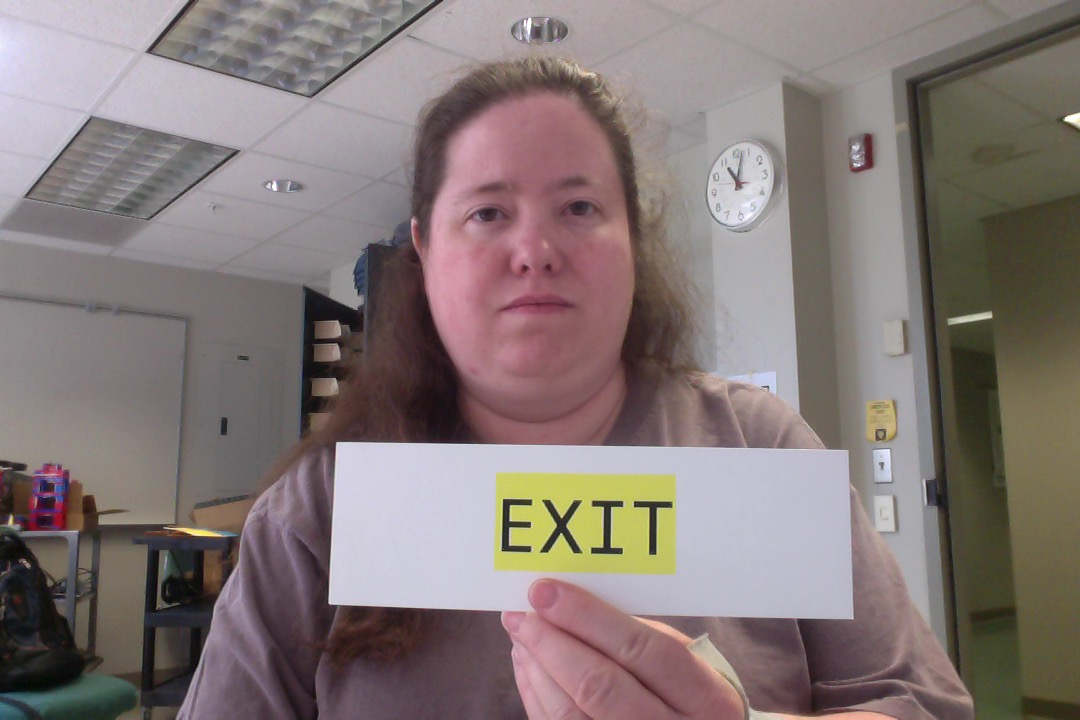
#> input picture SampleImages/CardsAndSIgns/Exit1.jpg, 1080 x 720 px, found by its file name
$ python mile2.py
#> lines starting #> are read from the running program, lines starting #| are printed output that depends on the picture; after the words box and inside, x2 and y2 are one past the last pixel; in counts of white or black regions, pixels touching at a corner belong together
from morphing import *
from matplotlib import pyplot as plt

img = cv2.imread("SampleImages/CardsandSIgns/Exit1.jpg")
#> img is the input picture: shape (720, 1080, 3); mean B, G, R 118.2, 119.8, 132
img = cv2.resize(img, (800, 500))
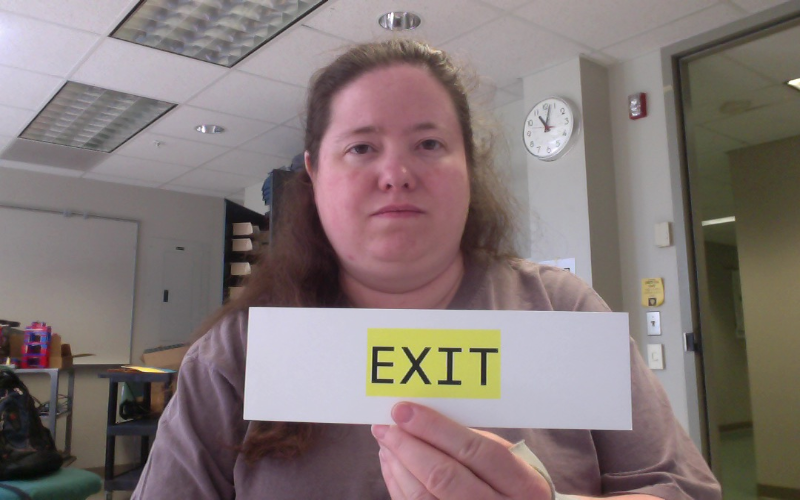
#> img: shape (500, 800, 3); mean B, G, R 118.1, 119.7, 131.9
grayimg = cv2.cvtColor(img, cv2.COLOR_BGR2GRAY)
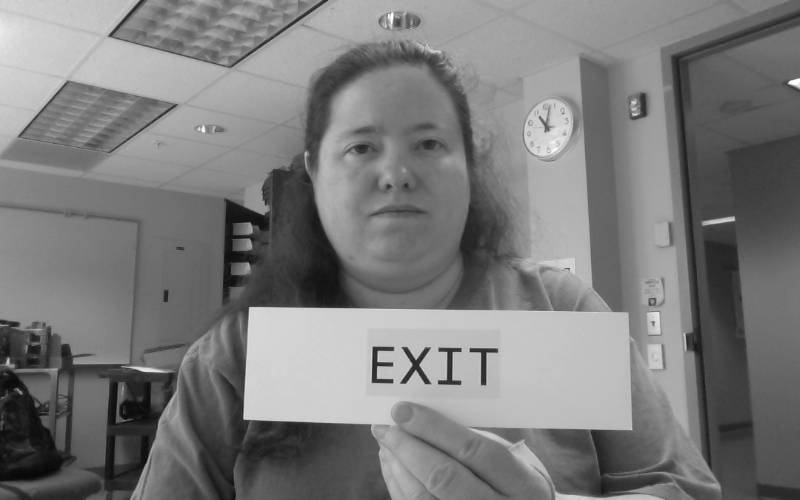
#> grayimg: shape (500, 800); min 3, max 254, mean 123.2
height, width, depth = img.shape
#> height = 500; width = 800; depth = 3

Mask = np.zeros((height, width, 1), np.uint8)
Mask[305: 430, 248:626] = 255
maskedImg = cv2.bitwise_and(img, img, mask=Mask)
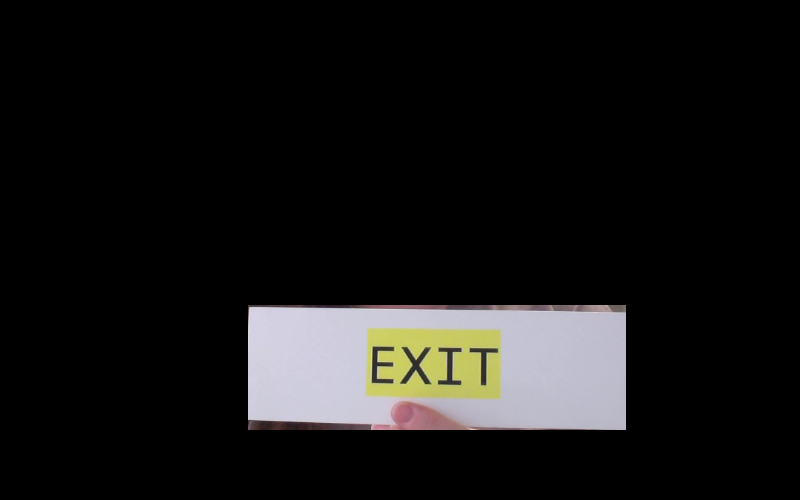
#> maskedImg: shape (500, 800, 3); mean B, G, R 21.1, 21.7, 22.2

graymask = cv2.cvtColor(maskedImg, cv2.COLOR_BGR2GRAY)
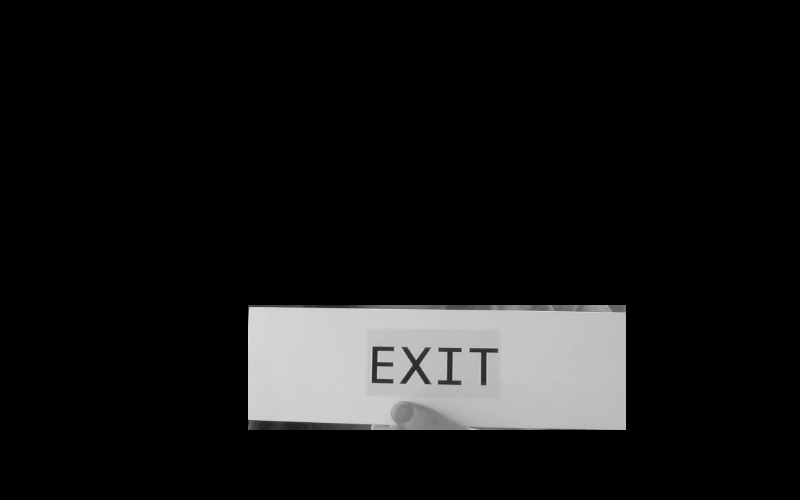
#> graymask: shape (500, 800); min 0, max 221, mean 21.8
res, threshmask = cv2.threshold(graymask, 180, 255, cv2.THRESH_BINARY)
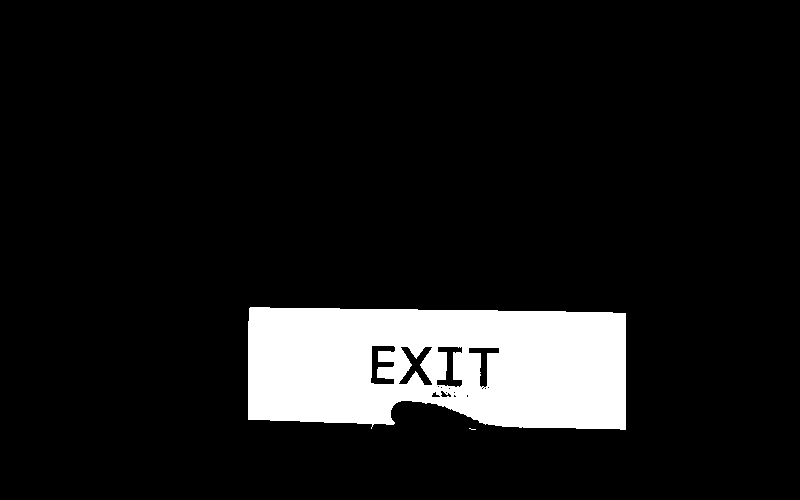
#> threshmask: shape (500, 800); 10% white; 2 white regions (1 under 20 px), largest, box (x1, y1, x2, y2) and area: (248, 307, 626, 430) 40150
maskedImg1 = cv2.bitwise_and(graymask, graymask, mask=threshmask)
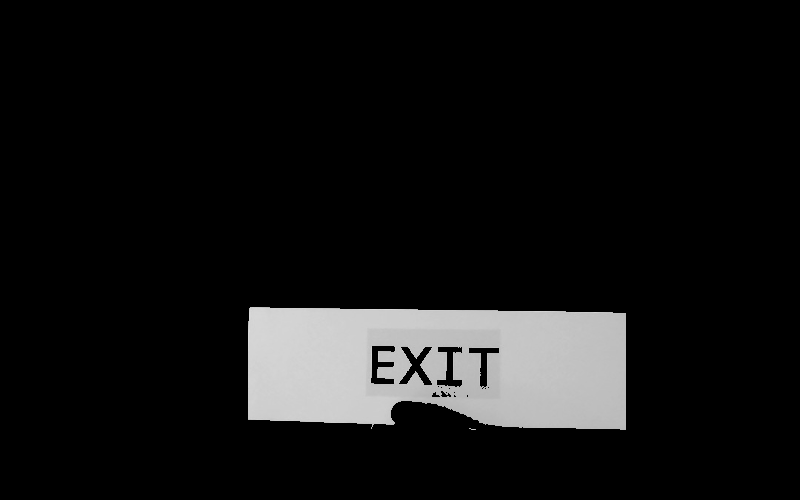
#> maskedImg1: shape (500, 800); min 0, max 221, mean 19.8
cv2.imshow("Threshold Mask", maskedImg1)
# cv2.moveWindow("Threshold Mask", 800, 0)
cv2.waitKey(0)
cv2.destroyAllWindows()

$ run again, with SampleImages/CardsAndSIgns/Exit2.jpg copied over SampleImages/CardsAndSIgns/Exit1.jpg
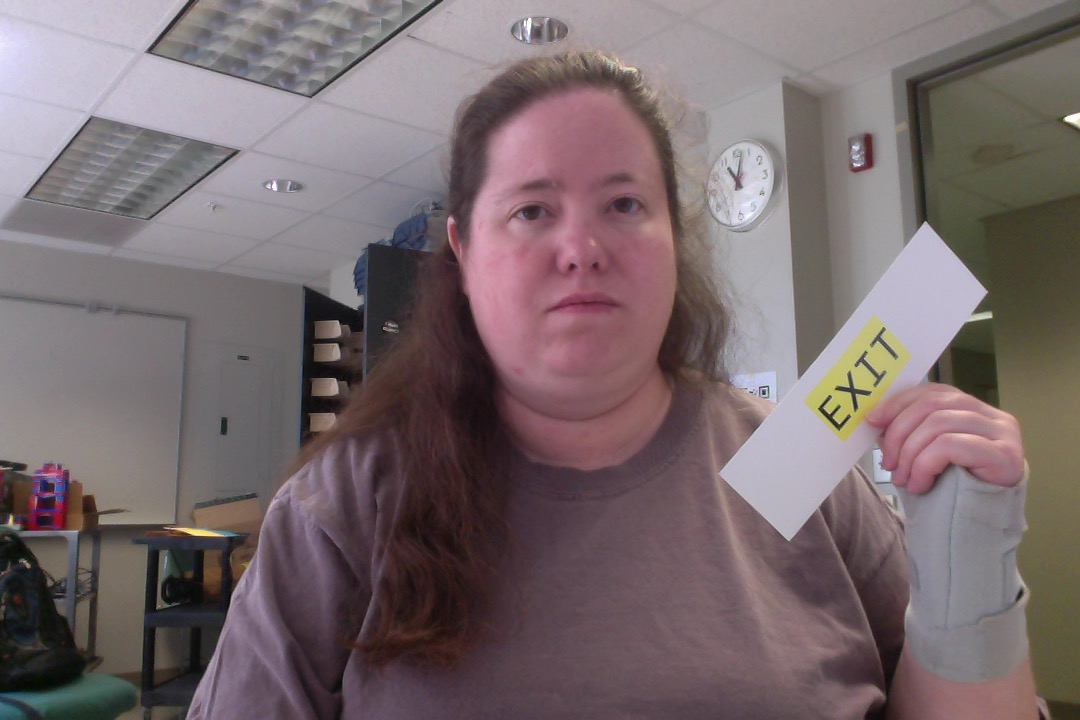
#> input picture SampleImages/CardsAndSIgns/Exit2.jpg, 1080 x 720 px, found by its file name
#> img is the input picture: shape (720, 1080, 3); mean B, G, R 108.5, 106.1, 119.9
#> img: shape (500, 800, 3)
#> `grayimg = cv2.cvtColor(img, cv2.COLOR_BGR2GRAY)`:
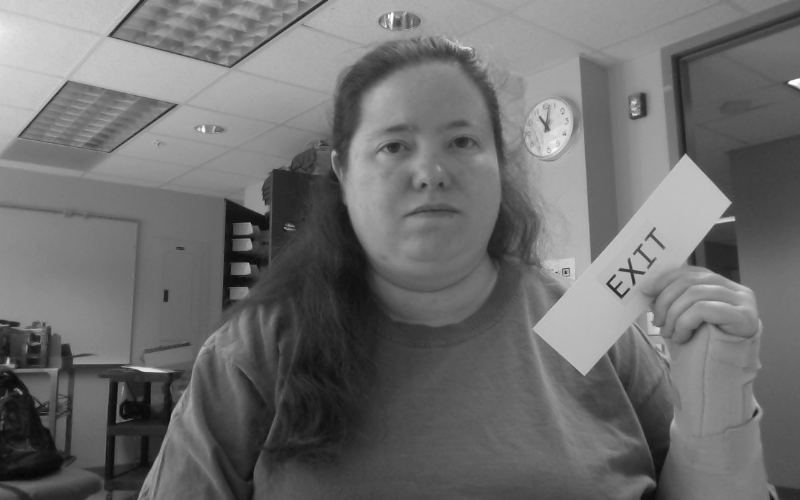
#> grayimg: shape (500, 800); min 4, max 255, mean 110.4
#> `res, threshmask = cv2.threshold(graymask, 180, 255, cv2.THRESH_BINARY)`:
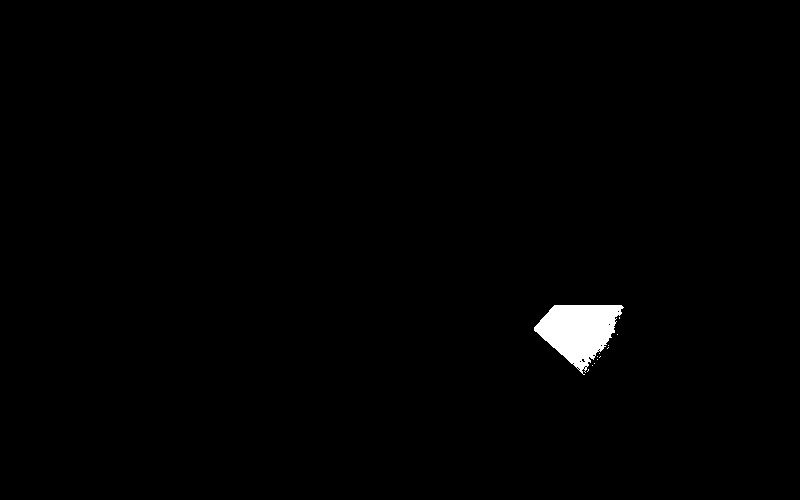
#> threshmask: shape (500, 800); 0.91% white; 12 white regions (11 under 20 px), largest, box (x1, y1, x2, y2) and area: (534, 305, 624, 375) 3636

$ run again, with SampleImages/CardsAndSIgns/Door1.jpg copied over SampleImages/CardsAndSIgns/Exit1.jpg
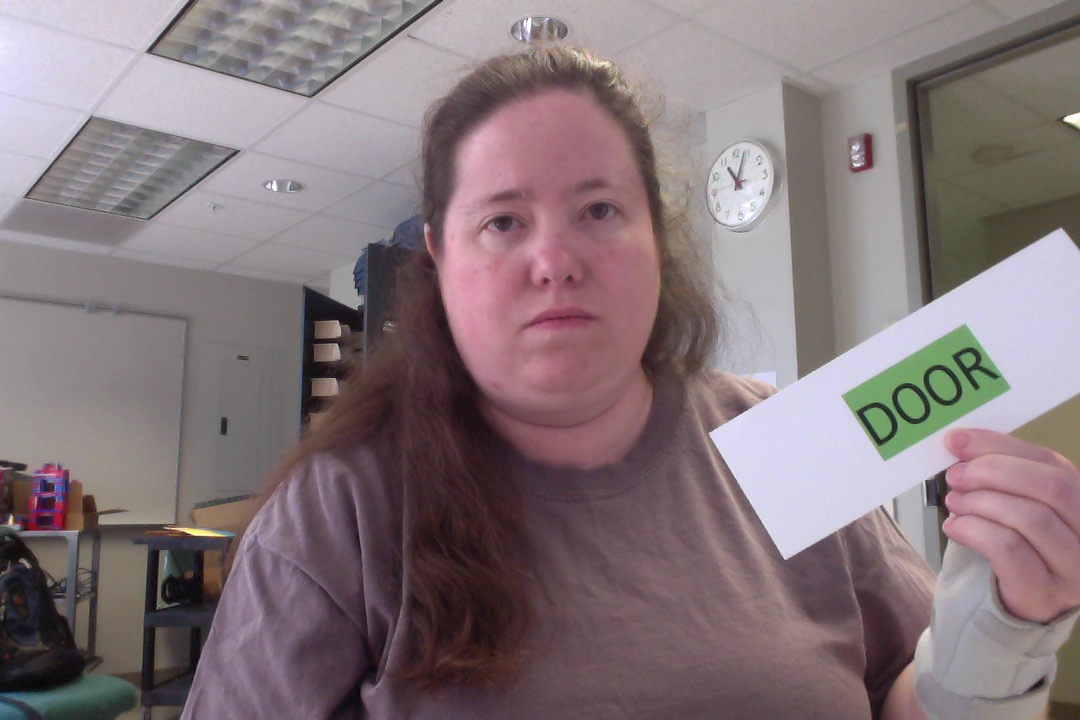
#> input picture SampleImages/CardsAndSIgns/Door1.jpg, 1080 x 720 px, found by its file name
#> img is the input picture: shape (720, 1080, 3); mean B, G, R 121.5, 118.2, 132.3
#> img: shape (500, 800, 3)
#> `grayimg = cv2.cvtColor(img, cv2.COLOR_BGR2GRAY)`:
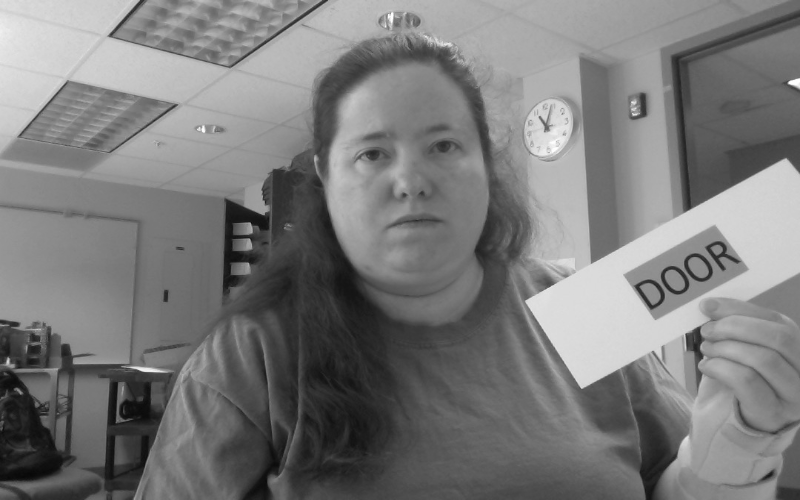
#> grayimg: shape (500, 800); min 7, max 254, mean 122.7
#> `res, threshmask = cv2.threshold(graymask, 180, 255, cv2.THRESH_BINARY)`:
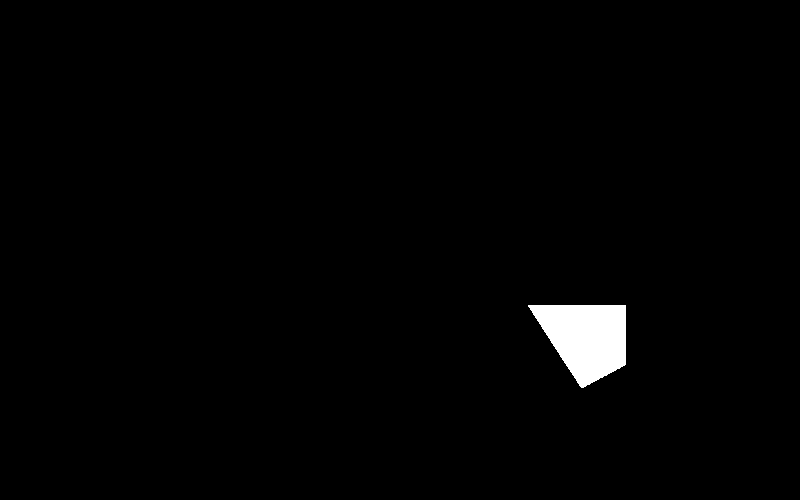
#> threshmask: shape (500, 800); 1.4% white; 1 white region, box (x1, y1, x2, y2) and area: (528, 305, 626, 388) 5471

$ run again, with SampleImages/CardsAndSIgns/Door2.jpg copied over SampleImages/CardsAndSIgns/Exit1.jpg
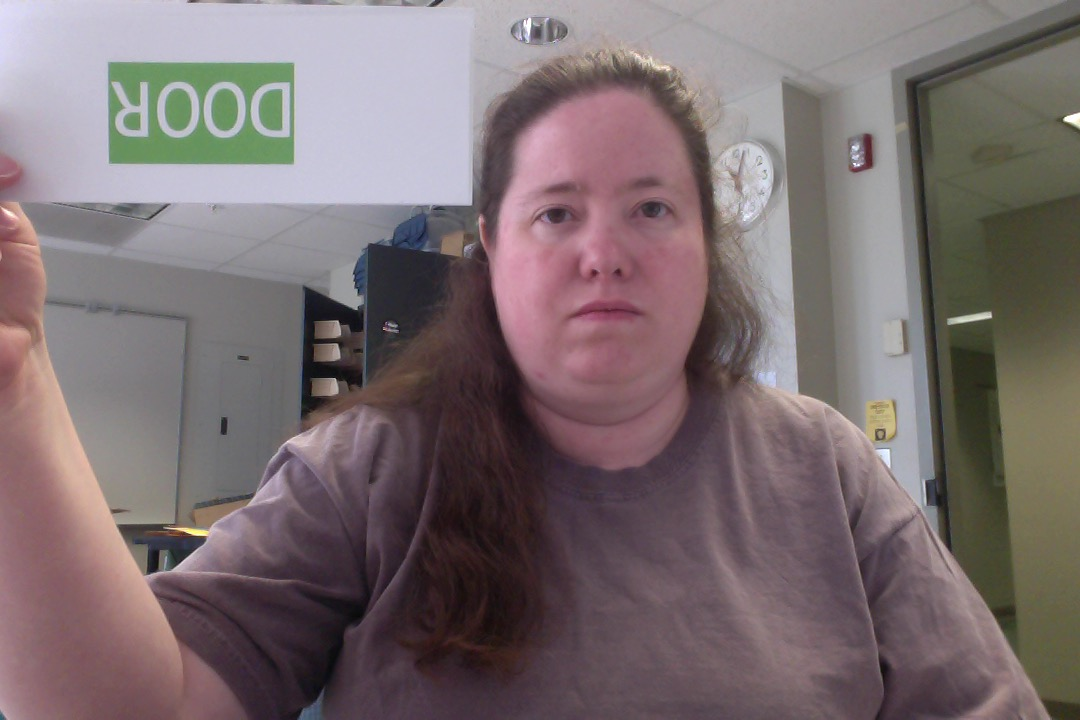
#> input picture SampleImages/CardsAndSIgns/Door2.jpg, 1080 x 720 px, found by its file name
#> img is the input picture: shape (720, 1080, 3); mean B, G, R 111.7, 109.7, 122.7
#> img: shape (500, 800, 3)
#> `grayimg = cv2.cvtColor(img, cv2.COLOR_BGR2GRAY)`:
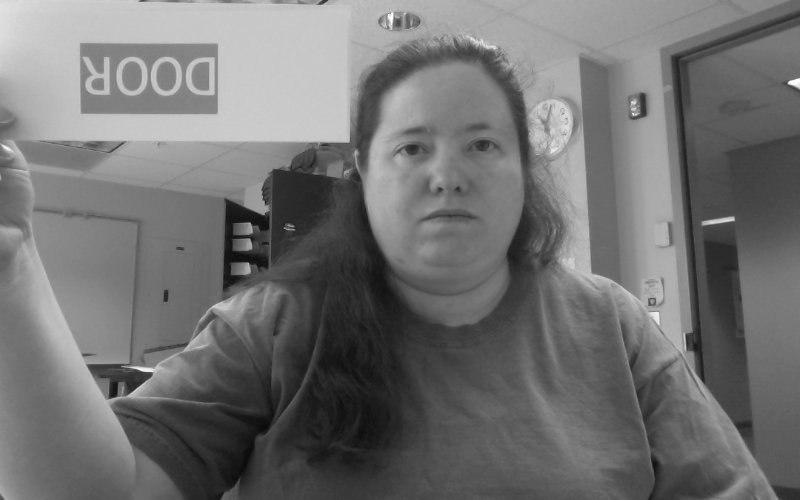
#> grayimg: shape (500, 800); min 10, max 255, mean 113.7
#> `maskedImg = cv2.bitwise_and(img, img, mask=Mask)`:
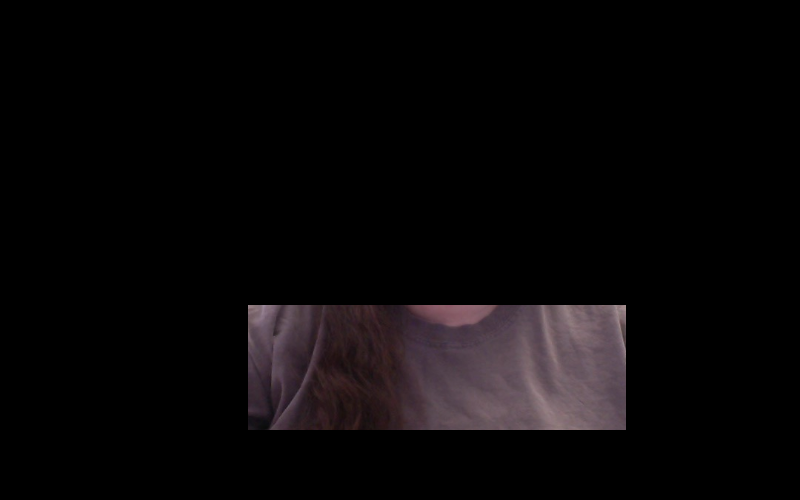
#> maskedImg: shape (500, 800, 3); mean B, G, R 8.3, 7.4, 9.6
#> threshmask: shape (500, 800); every value is 0
